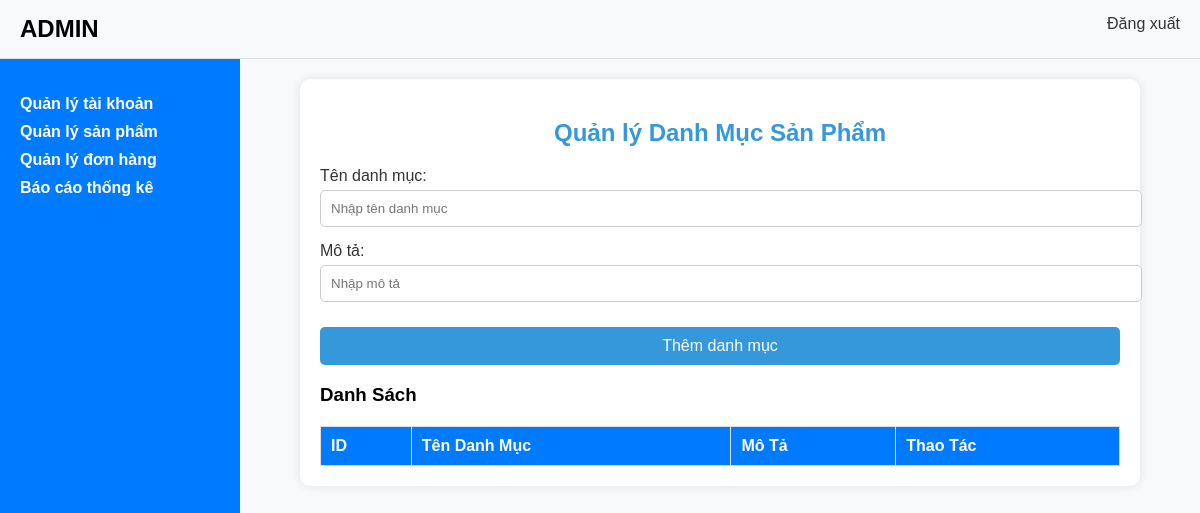
The app's page /admin/index.php?action=manage-products&value=themdm, older data.
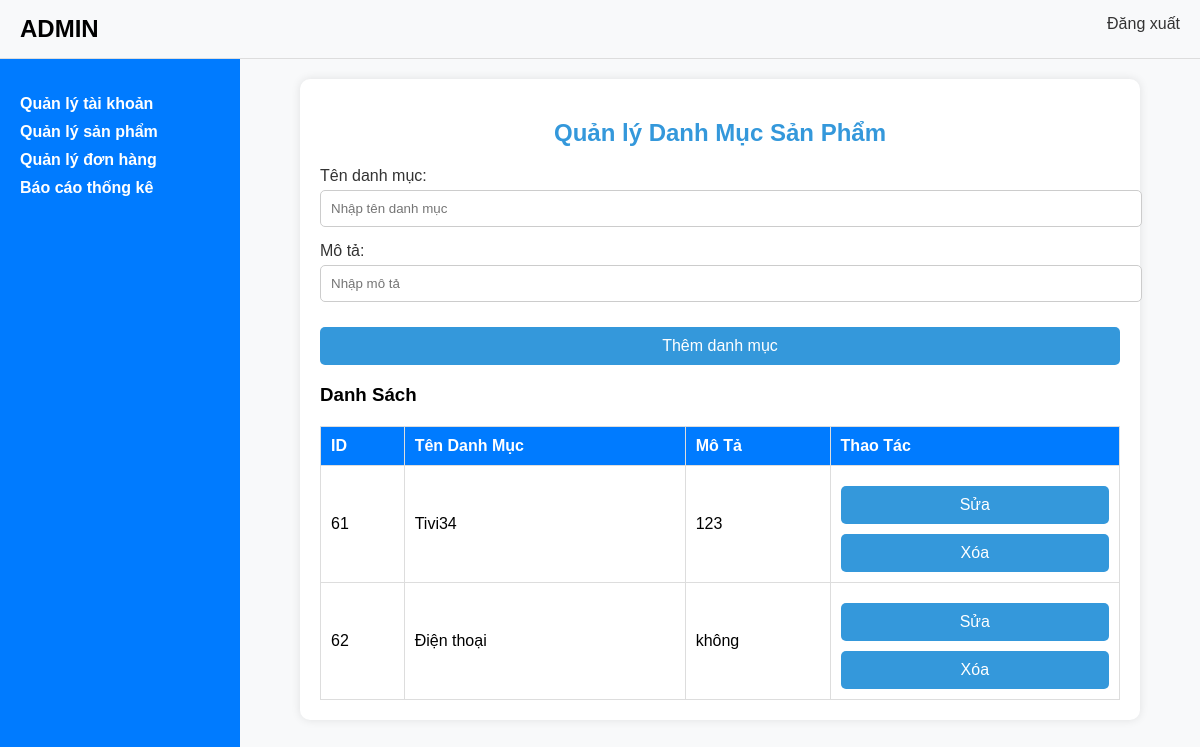
The same page, newer data.
### tables this page shows
CREATE TABLE `danhmucsp` (
  `MaDM` int(11) NOT NULL,
  `TenDM` varchar(100) NOT NULL,
  `MoTa` text DEFAULT NULL
);

### admin/module/main/qlsp/themdm.php (the view, shortened to what this page needs)
<form method="POST">
    <h2>Quản lý Danh Mục Sản Phẩm</h2>
    <div class="form-group">
        <label for="category-name">Tên danh mục:</label>
        <input type="text" id="category-name" name="category-name" placeholder="Nhập tên danh mục" required>
    </div>
    <div class="form-group">
        <label for="category-description">Mô tả:</label>
        <input type="text" id="category-description" name="category-description" placeholder="Nhập mô tả" required>
    </div>
    <button id="add-category" name="add-category">Thêm danh mục</button>
</form>
<h3>Danh Sách</h3>
<table>
    <thead>
        <tr>
            <th>ID</th>
            <th>Tên Danh Mục</th>
            <th>Mô Tả</th>
            <th>Thao Tác</th>
        </tr>
    </thead>
    <tbody>
    <?php
    $sql = "SELECT * FROM danhmucsp";
    $result = mysqli_query($mysqli, $sql);
    if ($result) {
        while ($row = mysqli_fetch_assoc($result)) {
    ?>
            <tr>
                <td><?php echo $row['MaDM']; ?></td>
                <td><?php echo $row['TenDM']; ?></td>
                <td><?php echo $row['MoTa']; ?></td>
                <td>
                    <form method="POST" style="display:inline;">
                        <button name="edit-btn" value="<?php echo $row['MaDM']; ?>">Sửa</button>
                    </form>
                    <form method="POST" style="display:inline;">
                        <button name="delete-btn" value="<?php echo $row['MaDM']; ?>">Xóa</button>
                    </form>
                </td>
            </tr>
    <?php
        }
    } else {
        echo "Lỗi: " . mysqli_error($mysqli);
    }
    ?>
    </tbody>
</table>

Row changes from the older to the newer data that the page shows:
added danhmucsp: MaDM "61", TenDM "Tivi34", MoTa "123"
added danhmucsp: MaDM "62", TenDM "Điện thoại", MoTa "không"
